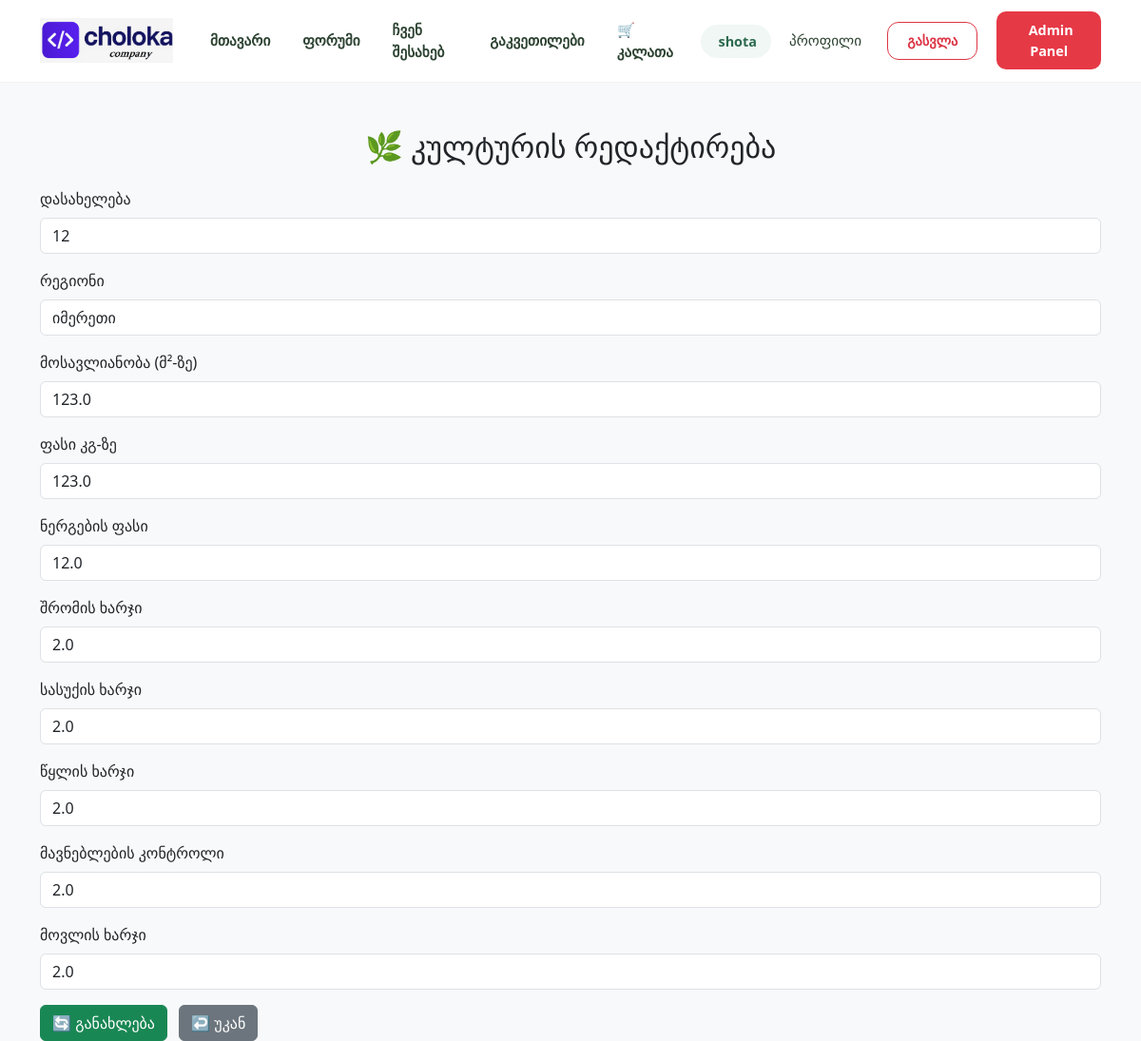
Before: /admin/edit_crop/1 (signed in) with the older database file.
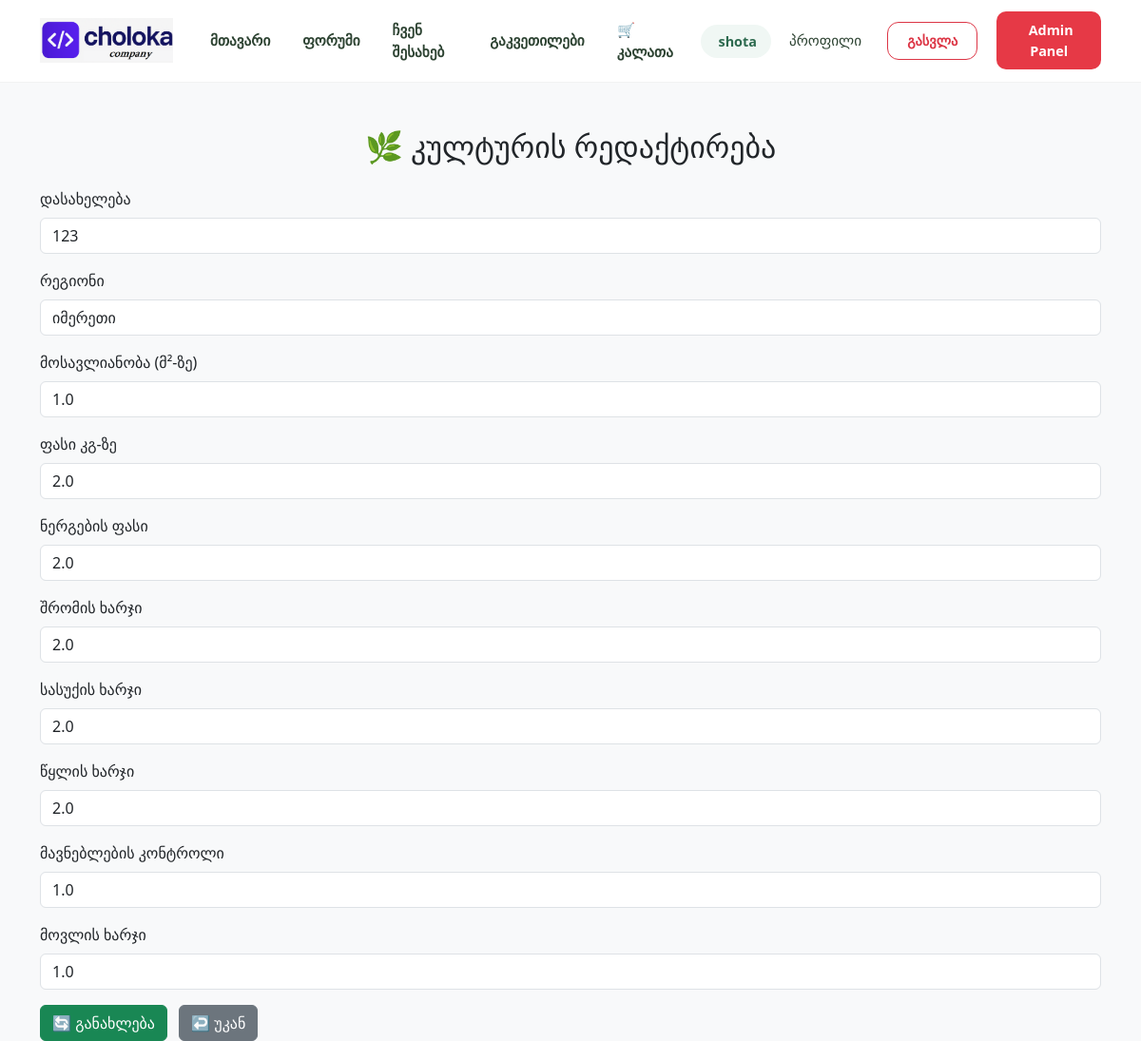
After: the same page with the newer database file.
### app.py (models this page shows)
class Crop(db.Model):
    id = db.Column(db.Integer, primary_key=True)
    name = db.Column(db.String(100), nullable=False, unique=True)
    region = db.Column(db.String(100), nullable=False)
    yield_per_sqm = db.Column(db.Float, nullable=False)
    market_price_per_kg = db.Column(db.Float, nullable=False)
    cost_seedlings = db.Column(db.Float, nullable=False)
    cost_labor = db.Column(db.Float, nullable=False)
    cost_fertilizer = db.Column(db.Float, nullable=False)
    cost_water = db.Column(db.Float, nullable=False)
    cost_pest = db.Column(db.Float, nullable=False)
    cost_maintenance = db.Column(db.Float, nullable=False)

### app.py (the view, shortened to what this page needs)
@app.route('/admin/edit_crop/<int:crop_id>', methods=['GET', 'POST'])
@admin_required
def edit_crop(crop_id):
    crop = Crop.query.get_or_404(crop_id)
    return render_template('edit_crop.html', crop=crop)

### app.py (called while the page is built)
def admin_required(f):
    @wraps(f)
    def decorated_function(*args, **kwargs):
        user_id = session.get("user_id")
        if not user_id:
            flash("გთხოვთ გაიარეთ ავტორიზაცია", "warning")
            return redirect(url_for("login"))
        user = User.query.get(user_id)
        if not user or not user.is_admin:
            flash("თქვენ არ გაქვთ წვდომა ამ გვერდზე", "danger")
            return redirect(url_for("home"))
        return f(*args, **kwargs)
    return decorated_function

### templates/edit_crop.html (shortened to what this page needs)
<!DOCTYPE html>
<html lang="ka">
<head>
    <link href="https://cdn.jsdelivr.net/npm/bootstrap@5.3.3/dist/css/bootstrap.min.css" rel="stylesheet">
</head>
<body class="bg-light">
    {% include 'base.html' %}
    <div class="container mt-5">
        <h2 class="text-center mb-4">🌿 კულტურის რედაქტირება</h2>
        <form method="POST">
            <div class="mb-3">
                <label class="form-label">დასახელება</label>
                <input type="text" name="name" value="{{ crop.name }}" class="form-control" required>
            </div>
            <div class="mb-3">
                <label class="form-label">რეგიონი</label>
                <input type="text" name="region" value="{{ crop.region }}" class="form-control" required>
            </div>
            <div class="mb-3">
                <label class="form-label">მოსავლიანობა (მ²-ზე)</label>
                <input type="number" step="0.01" name="yield_per_sqm" value="{{ crop.yield_per_sqm }}" class="form-control" required>
            </div>
            <div class="mb-3">
                <label class="form-label">ფასი კგ-ზე</label>
                <input type="number" step="0.01" name="market_price" value="{{ crop.market_price_per_kg }}" class="form-control" required>
            </div>
            <div class="mb-3">
                <label class="form-label">ნერგების ფასი</label>
                <input type="number" step="0.01" name="cost_seedlings" value="{{ crop.cost_seedlings }}" class="form-control" required>
            </div>
            <div class="mb-3">
                <label class="form-label">შრომის ხარჯი</label>
                <input type="number" step="0.01" name="cost_labor" value="{{ crop.cost_labor }}" class="form-control" required>
            </div>
            <div class="mb-3">
                <label class="form-label">სასუქის ხარჯი</label>
                <input type="number" step="0.01" name="cost_fertilizer" value="{{ crop.cost_fertilizer }}" class="form-control" required>
            </div>
            <div class="mb-3">
                <label class="form-label">წყლის ხარჯი</label>
                <input type="number" step="0.01" name="cost_water" value="{{ crop.cost_water }}" class="form-control" required>
            </div>
            <div class="mb-3">
                <label class="form-label">მავნებლების კონტროლი</label>
                <input type="number" step="0.01" name="cost_pest" value="{{ crop.cost_pest }}" class="form-control" required>
            </div>
            <div class="mb-3">
                <label class="form-label">მოვლის ხარჯი</label>
                <input type="number" step="0.01" name="cost_maintenance" value="{{ crop.cost_maintenance }}" class="form-control" required>
            </div>
            <button type="submit" class="btn btn-success">🔄 განახლება</button>
            <a href="{{ url_for('admin_crops') }}" class="btn btn-secondary ms-2">↩️ უკან</a>
        </form>
    </div>
</body>
</html>

Changed rows visible on the page:
changed Crop "იმერეთი": name "12" → "123"; yield_per_sqm "123.0" → "1.0"; market_price "123.0" → "2.0"; cost_seedlings "12.0" → "2.0"; cost_pest "2.0" → "1.0"; cost_maintenance "2.0" → "1.0"
